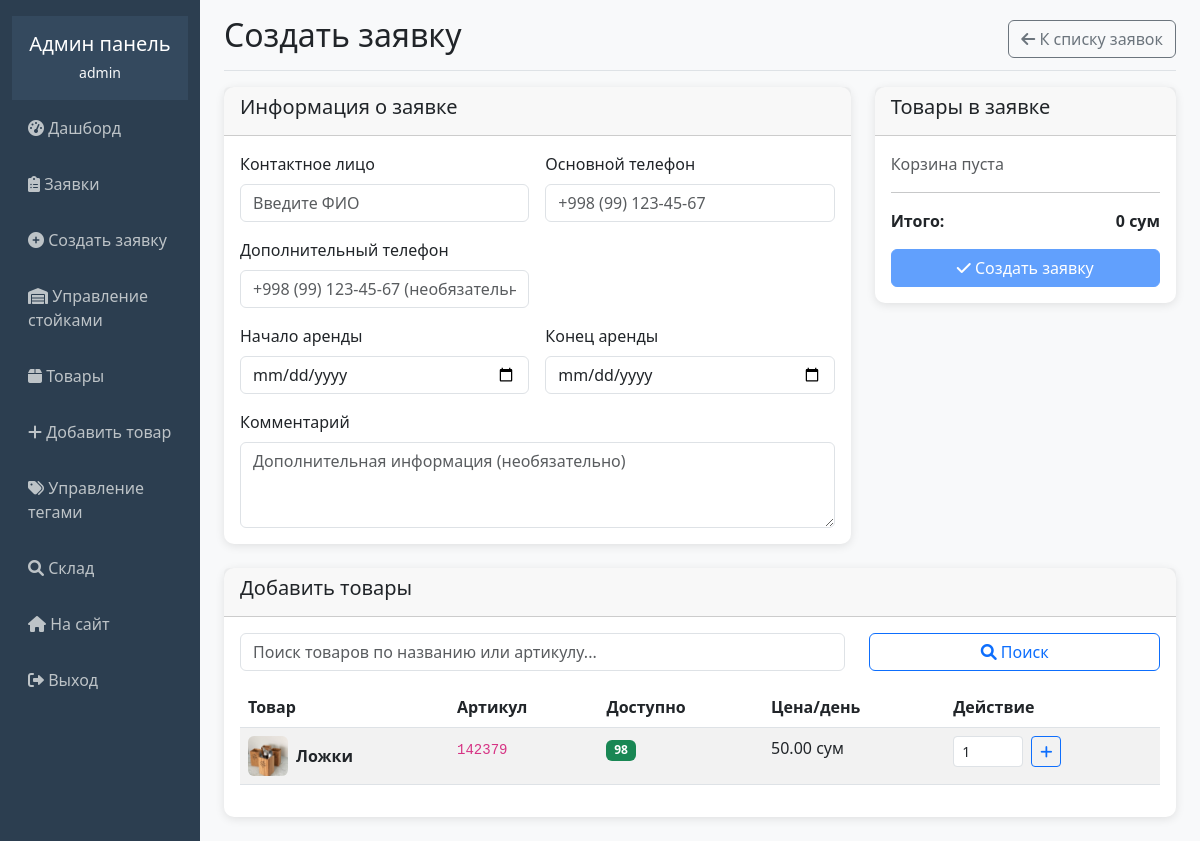
/superuser/create-order/ (signed in), run on an earlier commit of the app's database.
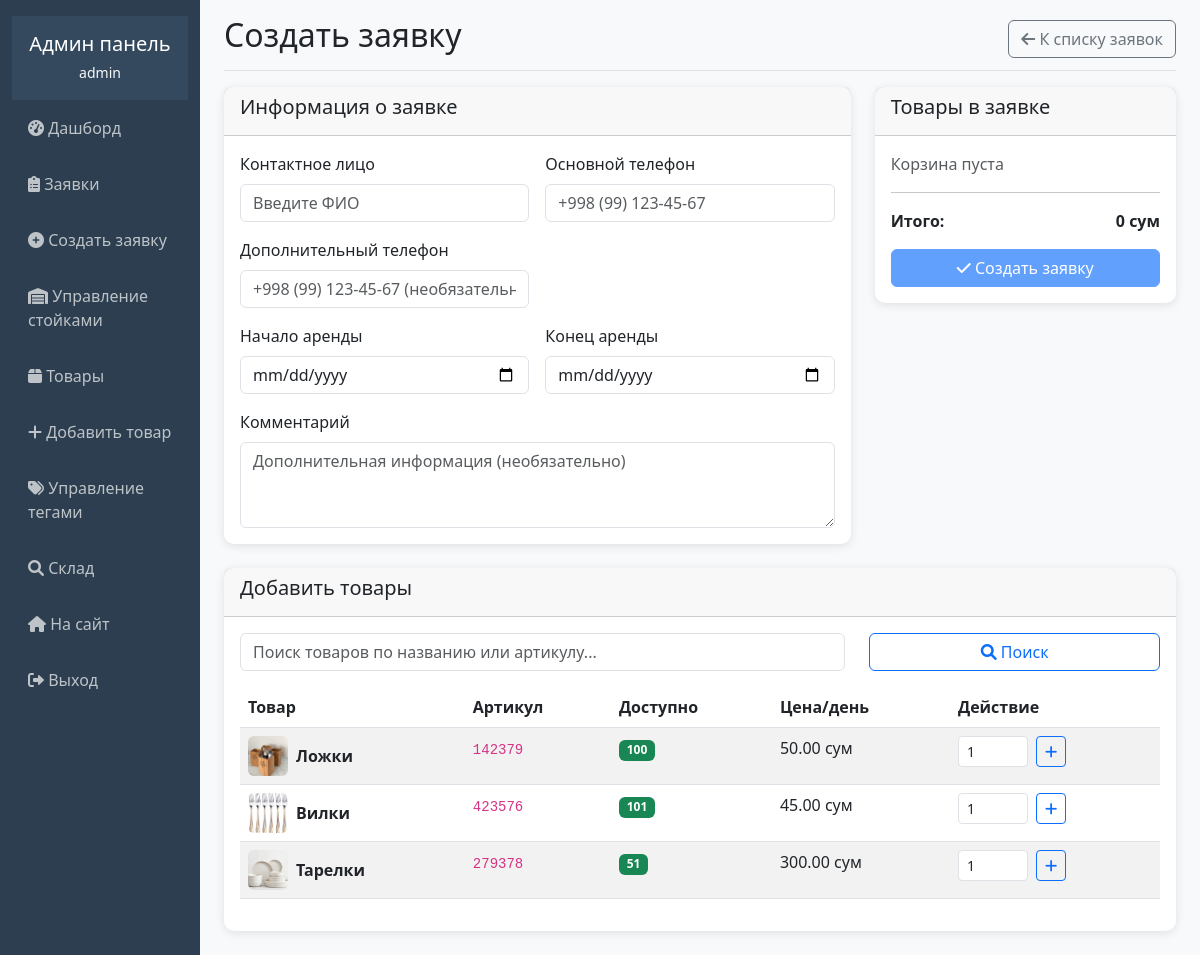
And on a later commit of the database.
### rental/models.py (models this page shows, shortened)
class Product(models.Model):
    name = models.CharField(max_length=200, verbose_name='Название')
    photo = models.ImageField(upload_to='products/', verbose_name='Фото')
    article = models.CharField(max_length=50, unique=True, verbose_name='Артикул')
    description = models.TextField(blank=True, verbose_name='Описание')
    quantity = models.IntegerField(default=0, verbose_name='Количество')
    available_quantity = models.IntegerField(default=0, verbose_name='Доступное количество')
    tags = models.ManyToManyField(Tag, blank=True, verbose_name='Теги')
    daily_price = models.DecimalField(max_digits=10, decimal_places=2, verbose_name='Цена за день')
    shelf = models.ForeignKey(Shelf, on_delete=models.CASCADE, verbose_name='Место хранения')
    created_at = models.DateTimeField(auto_now_add=True)
    class Meta:
        verbose_name = 'Товар'
        verbose_name_plural = 'Товары'

### rental/admin_views.py (the view)
# urls.py: path('create-order/', admin_views.admin_create_order, name='admin_create_order'),
@user_passes_test(is_admin)
def admin_create_order(request):
    if request.method == 'POST':
        form = OrderForm(request.POST)
        if form.is_valid():
            order = form.save(commit=False)
            order.created_by_admin = True
            order.status = 'confirmed'  # Автоматически подтверждаем заявки админа
            cart_data = request.POST.get('cart_data', '[]')
            cart_items = json.loads(cart_data)
            for item in cart_items:
                try:
                    product = Product.objects.get(id=item['product_id'])
                    if product.available_quantity < item['quantity']:
                        messages.error(request, f'Недостаточно товара "{product.name}" на складе. Доступно: {product.available_quantity}')
                        return render(request, 'rental/admin/create_order.html', {
                            'form': form,
                            'products': Product.objects.filter(available_quantity__gt=0)
                        })
                except Product.DoesNotExist:
                    messages.error(request, 'Один из товаров не найден')
                    return render(request, 'rental/admin/create_order.html', {
                        'form': form,
                        'products': Product.objects.filter(available_quantity__gt=0)
                    })
            total = 0
            rental_days = (order.rental_end - order.rental_start).days + 1
            for item in cart_items:
                try:
                    product = Product.objects.get(id=item['product_id'])
                    total += product.daily_price * item['quantity'] * rental_days
                except Product.DoesNotExist:
                    pass
            order.total_amount = total
            order.save()
            for item in cart_items:
                try:
                    product = Product.objects.get(id=item['product_id'])
                    OrderItem.objects.create(
                        order=order,
                        product=product,
                        quantity=item['quantity'],
                        price=product.daily_price * rental_days
                    )
                    product.available_quantity -= item['quantity']
                    product.save()
                except Product.DoesNotExist:
                    pass
            messages.success(request, 'Заявка успешно создана!')
            return redirect('admin_order_detail', order_id=order.id)
    else:
        form = OrderForm()
    products = Product.objects.filter(available_quantity__gt=0)
    context = {
        'form': form,
        'products': products,
    }
    return render(request, 'rental/admin/create_order.html', context)

### rental/forms.py (shortened to what this page needs)
class OrderForm(forms.ModelForm):
    class Meta:
        model = Order
        fields = ['contact_person', 'phone1', 'phone2', 'rental_start', 'rental_end', 'comment']
        widgets = {
            'contact_person': forms.TextInput(attrs={'class': 'form-control', 'placeholder': 'Введите ФИО'}),
            'phone1': forms.TextInput(attrs={'class': 'form-control', 'placeholder': '+998 (99) 123-45-67'}),
            'phone2': forms.TextInput(attrs={'class': 'form-control', 'placeholder': '+998 (99) 123-45-67 (необязательно)'}),
            'rental_start': forms.DateInput(attrs={'class': 'form-control', 'type': 'date'}),
            'rental_end': forms.DateInput(attrs={'class': 'form-control', 'type': 'date'}),
            'comment': forms.Textarea(attrs={'class': 'form-control', 'rows': 3, 'placeholder': 'Дополнительная информация (необязательно)'}),
        }

### rental/admin_views.py (called while the page is built)
def is_admin(user):
    return user.is_authenticated and user.is_staff

### templates/rental/admin/create_order.html (shortened to what the changed rows need)
{% extends 'rental/admin/base_admin.html' %}
{% block content %}
<div class="d-flex justify-content-between flex-wrap flex-md-nowrap align-items-center pb-2 mb-3 border-bottom">
    <h1 class="h2">Создать заявку</h1>
</div>
<div class="row mt-4">
    <div class="col-12">
        <div class="card">
            <div class="card-body">
                <div class="table-responsive mt-3">
                    <table class="table table-striped">
                        <thead>
                            <tr>
                                <th>Товар</th>
                                <th>Артикул</th>
                                <th>Доступно</th>
                                <th>Цена/день</th>
                                <th>Действие</th>
                            </tr>
                        </thead>
                        <tbody id="productsTable">
                            {% for product in products %}
                            <tr data-product-id="{{ product.id }}" data-product-name="{{ product.name }}" data-product-price="{{ product.daily_price }}" data-available="{{ product.available_quantity }}">
                                <td>
                                    <div class="d-flex align-items-center">
                                        {% if product.photo %}
                                            <img src="{{ product.photo.url }}" alt="{{ product.name }}" style="width: 40px; height: 40px; object-fit: cover;" class="rounded me-2">
                                        {% endif %}
                                        <strong>{{ product.name }}</strong>
                                    </div>
                                </td>
                                <td><code>{{ product.article }}</code></td>
                                <td><span class="badge bg-success">{{ product.available_quantity }}</span></td>
                                <td>{{ product.daily_price }} сум</td>
                                <td>
                                    <div class="d-flex align-items-center">
                                        <input type="number" class="form-control form-control-sm me-2" style="width: 70px;" value="1" min="1" max="{{ product.available_quantity }}" id="qty-{{ product.id }}">
                                        <button type="button" class="btn btn-sm btn-outline-primary" onclick="addToCart({{ product.id }})">
                                            <i class="fas fa-plus"></i>
                                        </button>
                                    </div>
                                </td>
                            </tr>
                            {% endfor %}
                        </tbody>
                    </table>
                </div>
            </div>
        </div>
    </div>
</div>
{% endblock %}

What changed in the data, as far as the page shows it:
changed Product "Ложки": available_quantity "98" → "100"
added Product: photo (picture), name "Вилки", article "423576", available_quantity "101", daily_price "45.00"
added Product: photo (picture), name "Тарелки", article "279378", available_quantity "51", daily_price "300.00"
